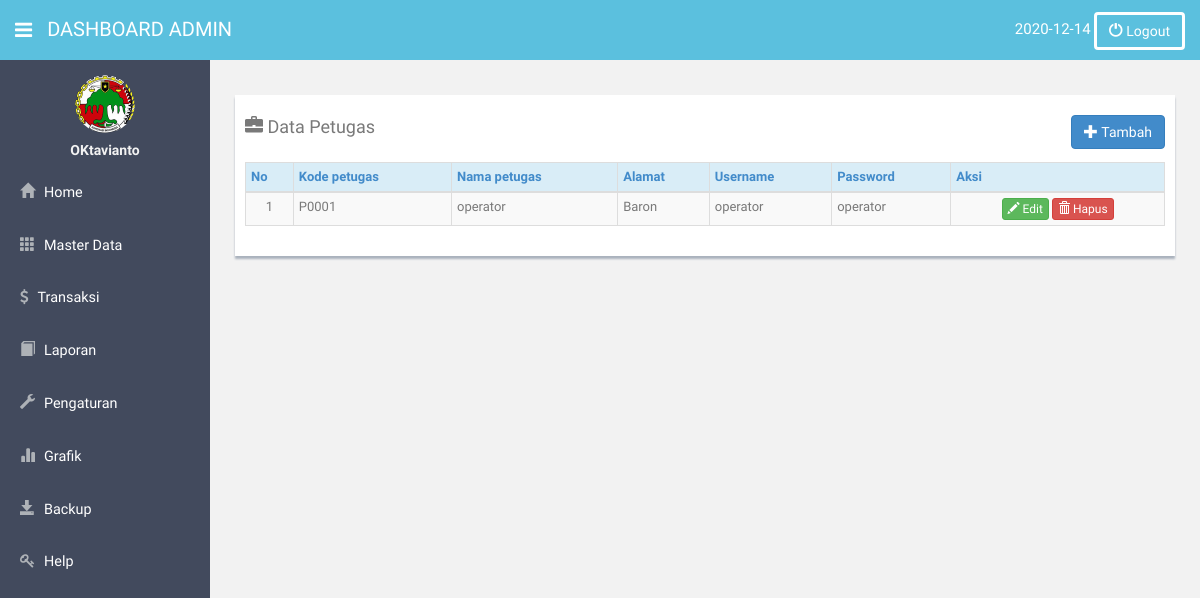
The app's page /index.php?pilih=4.7 (signed in) with its own data.
### tables this page shows
CREATE TABLE `t_petugas` (
  `kode_petugas` char(5) NOT NULL,
  `nama_petugas` varchar(50) NOT NULL,
  `alamat_petugas` varchar(100) NOT NULL,
  `no_telp` varchar(12) NOT NULL,
  `jenis_kelamin` varchar(10) NOT NULL,
  `u_entry` varchar(50) NOT NULL,
  `tgl_entri` date NOT NULL,
  PRIMARY KEY (`kode_petugas`)
);

CREATE TABLE `t_user` (
  `kode_user` char(5) NOT NULL,
  `kode_petugas` varchar(10) NOT NULL,
  `username` varchar(50) NOT NULL,
  `password` varchar(50) NOT NULL,
  `nama` varchar(20) NOT NULL,
  `tgl_entri` date NOT NULL,
  `foto` varchar(100) NOT NULL,
  `level` char(10) NOT NULL,
  PRIMARY KEY (`kode_user`)
);

### petugas/mst_petugas.php (the view, shortened to what this page needs)
<?php
	$aksi=$_GET['aksi'];
?>
</head>
<?php
	if(empty($aksi)){
?>
<body>
<div class="row mt">
 <div class="col-lg-12">
  <div class="form-panel"">
   <h4 class="mb"><span class='glyphicon glyphicon-briefcase'></span> Data Petugas<span style="float:right;">
<a href="?pilih=4.7&aksi=tambah" class="btn btn-primary"><span class='glyphicon glyphicon-plus'></span> Tambah</a>
                    </span></h4>
<form class="form-inline" role="form">
  <table class="table table-bordered table-striped table-condensed">
    <thead>
		<tr class="info">
             <th><a href="#">No</a></th>
             <th><a href="#">Kode petugas</a></th>
             <th><a href="#">Nama petugas</a></th>
             <th><a href="#">Alamat</a></th>
             <th><a href="#">Username</a></th>
             <th><a href="#">Password</a></th>
             <th colspan="3"><a>Aksi</a></th>
       	</tr>
    </thead><tbody><?php
		$query=mysql_query("SELECT * FROM t_petugas
							ORDER BY kode_petugas ASC");
	$no=1;
	while($data=mysql_fetch_array($query)){
?>
    	<tr>
			<td align="center"	><?php echo $no;?></td>
            <td><?php echo $lagi=$data['kode_petugas'];?></td>
            <td><?php echo $data['nama_petugas'];?></td>
            <td><?php echo $data['alamat_petugas'];?></td>
            <?php $cinta=mysql_fetch_array(mysql_query("SELECT * from t_user where kode_petugas='$lagi' "));
             ?>
            <td><?php echo $cinta['username'];?></td>
            <td><?php echo $cinta['password'];?></td>
            <td align="center">
	<a class="btn btn-success btn-xs" href=index.php?pilih=4.7&aksi=ubah&kode_petugas=<?php echo $data['kode_petugas'];?>><i class="glyphicon glyphicon-pencil"></i> Edit</a>
    <a class="btn btn-danger btn-xs" href="petugas/proses_petugas.php?pros=hapus&kode_petugas=<?php echo $lagi;?>"><i class="glyphicon glyphicon-trash"></i> Hapus</a>
			</td>
        </tr>
<?php
	$no++; }
?>
</tbody>
</table></form></div></div></div>
<?php
	}
?>

### Theme/assets/css/style.css (style rules this page uses)
body { color: #797979; background: #f2f2f2; font-family: 'Ruda', sans-serif; padding: 0px !important; margin: 0px !important; font-size:13px; }
a, a:hover, a:focus { text-decoration: none; outline: none; }
.mt { margin-top: 25px; }
.mb { margin-bottom: 25px; }
.form-panel { background: #ffffff; margin: 10px; padding: 10px; box-shadow: 0px 3px 2px #aab2bd; text-align: left; }

### records on screen
t_petugas: kode_petugas "P0001", nama_petugas "operator", alamat_petugas "Baron", t_user.username "operator", t_user.password "operator"

### other values on screen
$_SESSION['level'] "ADMIN"
$_SESSION['kopname'] "OKtavianto"
